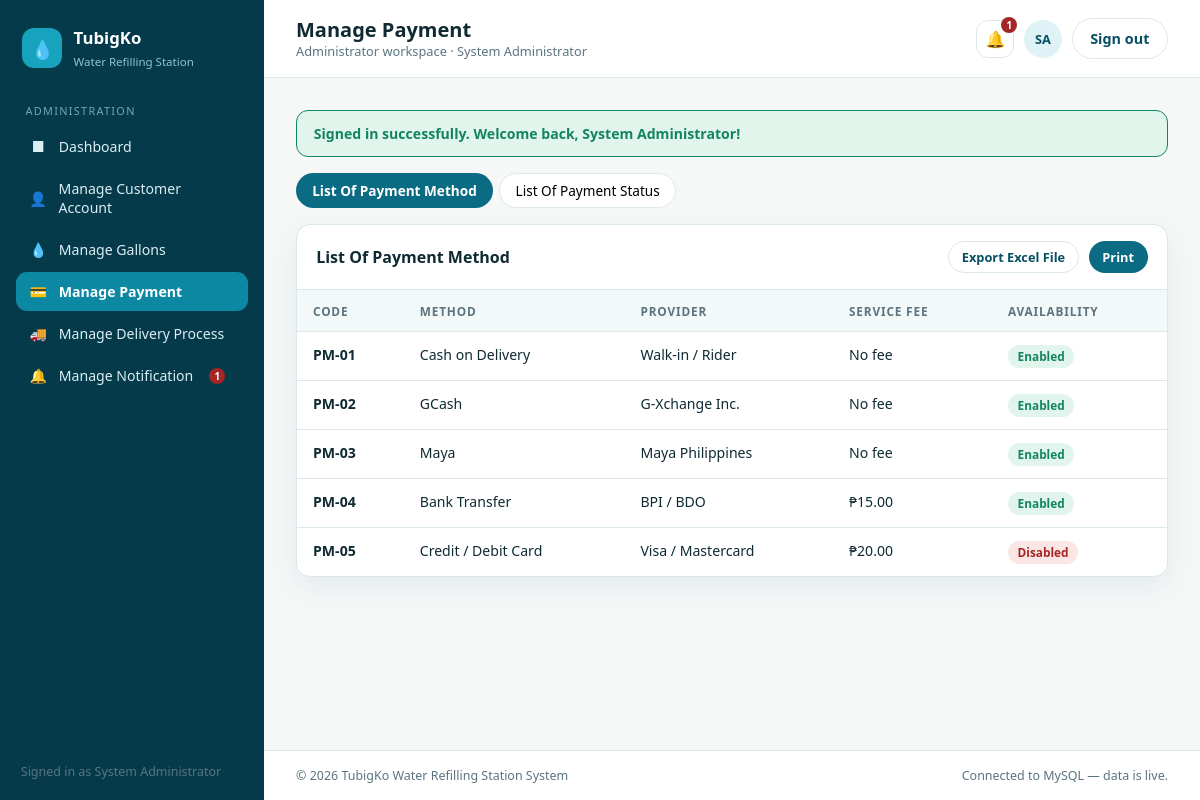
/admin/payments.php (signed in), run on the app's committed database.
### tables this page shows
CREATE TABLE IF NOT EXISTS users (
  id            INT AUTO_INCREMENT PRIMARY KEY,
  full_name     VARCHAR(100)    NOT NULL,
  username      VARCHAR(50)     NOT NULL UNIQUE,
  email         VARCHAR(100)    NOT NULL UNIQUE,
  password      VARCHAR(255)    NOT NULL,
  phone         VARCHAR(30)     DEFAULT NULL,
  address       TEXT            DEFAULT NULL,
  barangay      VARCHAR(100)    DEFAULT NULL,
  landmark      VARCHAR(150)    DEFAULT NULL,
  role          ENUM('admin','customer') NOT NULL DEFAULT 'customer',
  status        ENUM('active','inactive') NOT NULL DEFAULT 'active',
  created_at    TIMESTAMP       NOT NULL DEFAULT CURRENT_TIMESTAMP
);

CREATE TABLE IF NOT EXISTS payment_methods (
  id          INT AUTO_INCREMENT PRIMARY KEY,
  code        VARCHAR(20)   NOT NULL UNIQUE,
  method      VARCHAR(60)   NOT NULL,
  provider    VARCHAR(100)  DEFAULT NULL,
  fee         DECIMAL(10,2) NOT NULL DEFAULT 0,
  status      ENUM('enabled','disabled') NOT NULL DEFAULT 'enabled'
);

### includes/auth.php (called while the page is built, shortened)
<?php
require_once __DIR__ . '/db.php';
function current_user(): ?array
{
    static $cached = null;
    static $loaded = false;
    if ($loaded) {
        return $cached;
    }
    $loaded = true;
    $cached = db_one('SELECT id, full_name, username, email, phone, address, barangay, landmark, role, status FROM users WHERE id = ?', [$_SESSION['user_id']]);
    return $cached;
}
function require_login(?string $role = null): void
{
    $user = current_user();
}
function flash_all(): array
{
    $flash = $_SESSION['flash'] ?? [];
    return $flash;
}

### includes/db.php (called while the page is built, shortened)
<?php
function db(): PDO
{
    static $pdo = null;
    if ($pdo instanceof PDO) {
        return $pdo;
    }
    $dsn = 'mysql:host=' . DB_HOST . ';port=' . DB_PORT . ';dbname=' . DB_NAME . ';charset=utf8mb4';
    try {
        $pdo = new PDO($dsn, DB_USER, DB_PASS, [
            PDO::ATTR_ERRMODE            => PDO::ERRMODE_EXCEPTION,
            PDO::ATTR_DEFAULT_FETCH_MODE => PDO::FETCH_ASSOC,
            PDO::ATTR_EMULATE_PREPARES   => false,
        ]);
    } catch (PDOException $e) {
        error_log('TubigKo DB connection failed: ' . $e->getMessage());
        http_response_code(500);
        die('The system is temporarily unavailable. Please try again in a moment.');
    }
    return $pdo;
}
function db_query(string $sql, array $params = []): array
{
    try {
        $stmt = db()->prepare($sql);
        $stmt->execute($params);
        return $stmt->fetchAll();
    } catch (PDOException $e) {
        error_log('TubigKo query failed: ' . $e->getMessage() . ' | SQL: ' . $sql);
        return [];
    }
}
function db_one(string $sql, array $params = []): ?array
{
    $rows = db_query($sql, $params);
    return $rows[0] ?? null;
}
function e(?string $value): string
{
    return htmlspecialchars((string)$value, ENT_QUOTES, 'UTF-8');
}

### includes/data.php (called while the page is built, shortened)
<?php
require_once __DIR__ . '/db.php';
function peso($n) { return "&#8369;" . number_format((float)$n, 2); }
function badge_class($status)
{
    $s = strtolower($status);
    if (in_array($s, ["paid", "delivered", "active", "enabled", "received by customer"])) return "badge badge--ok";
    if (in_array($s, ["pending", "ongoing", "confirmed", "preparing", "out for delivery"])) return "badge badge--warn";
    if (in_array($s, ["failed", "inactive", "disabled", "cancelled", "refunded"])) return "badge badge--bad";
    return "badge";
}
function load_payment_methods(bool $enabledOnly = false): array
{
    $sql = 'SELECT * FROM payment_methods';
    $sql .= ' ORDER BY id ASC';
    $rows = db_query($sql);
    return array_map(function ($m) {
        return [
            'db_id'    => (int)$m['id'],
            'id'       => $m['code'],
            'method'   => $m['method'],
            'provider' => $m['provider'],
            'fee'      => (float)$m['fee'],
            'status'   => ucfirst($m['status']),
        ];
    }, $rows);
}

### admin/payments.php (the view, shortened to what this page needs)
<?php
$BASE = '..'; $ROLE = 'admin'; $PAGE_TITLE = 'Manage Payment';
require_once __DIR__ . '/../includes/auth.php';
require_login('admin');
require_once __DIR__ . '/../includes/data.php';
include __DIR__ . '/../includes/header.php';
$PAYMENT_METHODS = load_payment_methods();
?>
<div class="tabs no-print" data-tabs="pay">
  <button class="tab is-active" data-tab="methods">List Of Payment Method</button>
  <button class="tab" data-tab="status">List Of Payment Status</button>
</div>
<section class="card tabpanel" data-tabpanel="pay" data-panel="methods" style="margin-top:1rem">
  <div class="card__head">
    <h3>List Of Payment Method</h3>
    <div class="spacer toolbar no-print">
      <button class="btn btn--ghost btn--sm" onclick="exportTable('methodTable','tubigko-payment-methods')">Export Excel File</button>
      <button class="btn btn--sm" onclick="printPage()">Print</button>
    </div>
  </div>
  <div class="table-wrap">
    <table id="methodTable">
      <thead><tr><th>Code</th><th>Method</th><th>Provider</th><th>Service fee</th><th>Availability</th></tr></thead>
      <tbody>
      <?php foreach ($PAYMENT_METHODS as $m): ?>
        <tr>
          <td><strong><?= e($m['id']) ?></strong></td>
          <td><?= e($m['method']) ?></td>
          <td><?= e($m['provider']) ?></td>
          <td><?= $m['fee'] ? peso($m['fee']) : 'No fee' ?></td>
          <td><span class="<?= badge_class($m['status']) ?>"><?= e($m['status']) ?></span></td>
        </tr>
      <?php endforeach; ?>
      </tbody>
    </table>
  </div>
</section>
<?php include __DIR__ . '/../includes/footer.php'; ?>

### includes/header.php (shortened to what this page needs)
<?php
require_once __DIR__ . '/auth.php';
require_once __DIR__ . '/data.php';
$BASE = $BASE ?? '.';
$PAGE_TITLE = $PAGE_TITLE ?? 'Dashboard';
$ROLE = $ROLE ?? 'admin';
$__me = current_user();
$__initials = 'U';
if ($__me && trim($__me['full_name']) !== '') {
    $__parts = preg_split('/\s+/', trim($__me['full_name']));
    $__initials = strtoupper(substr($__parts[0], 0, 1) . substr(end($__parts), 0, 1));
}
$__unread = $__me ? (int)(db_one(
    'SELECT COUNT(*) AS c FROM notifications WHERE (user_id = ? OR user_id IS NULL) AND is_read = 0',
    [$__me['id']]
)['c'] ?? 0) : 0;
?>
<!DOCTYPE html>
<html lang="en">
<head>
<link rel="stylesheet" href="<?= $BASE ?>/assets/css/style.css">
</head>
<body class="app">
<div class="layout">
<?php include __DIR__ . '/sidebar.php'; ?>
  <main class="main">
    <header class="topbar">
      <div>
        <h1 class="topbar__title"><?= htmlspecialchars($PAGE_TITLE) ?></h1>
        <p class="topbar__sub"><?= $ROLE === 'admin' ? 'Administrator workspace' : 'Customer workspace' ?><?= $__me ? ' &middot; ' . e($__me['full_name']) : '' ?></p>
      </div>
      <div class="topbar__right">
        <a class="icon-btn" href="<?= $BASE ?>/<?= $ROLE ?>/notifications.php" aria-label="Notifications" style="position:relative">
          &#128276;<?php if ($__unread > 0): ?><span class="notif-count"><?= $__unread > 9 ? '9+' : $__unread ?></span><?php endif; ?>
        </a>
        <div class="avatar" aria-hidden="true"><?= e($__initials) ?></div>
        <a class="btn btn--ghost" href="<?= $BASE ?>/logout.php">Sign out</a>
      </div>
    </header>
    <div class="content">
      <?php foreach (flash_all() as $type => $msg): ?>
        <div class="flash flash--<?= e($type) ?>"><?= e($msg) ?></div>
      <?php endforeach; ?>

### includes/sidebar.php
<?php
$current = basename($_SERVER['PHP_SELF']);
$adminNav = [
  ['dashboard.php','Dashboard','&#9632;'],
  ['customers.php','Manage Customer Account','&#128100;'],
  ['gallons.php','Manage Gallons','&#128167;'],
  ['payments.php','Manage Payment','&#128179;'],
  ['deliveries.php','Manage Delivery Process','&#128666;'],
  ['notifications.php','Manage Notification','&#128276;'],
];
$customerNav = [
  ['gallons.php','Gallon','&#128167;'],
  ['payment.php','Payment','&#128179;'],
  ['delivery.php','Delivery Process','&#128666;'],
  ['notifications.php','Notification','&#128276;'],
];
$nav = $ROLE === 'admin' ? $adminNav : $customerNav;
?>
<aside class="side" id="sidebar">
  <a class="brand" href="<?= $BASE ?>/index.php">
    <span class="brand__mark">&#128167;</span>
    <span>
      <strong>TubigKo</strong>
      <small>Water Refilling Station</small>
    </span>
  </a>
  <nav class="nav">
    <p class="nav__label"><?= $ROLE === 'admin' ? 'Administration' : 'My Account' ?></p>
    <?php foreach ($nav as $item): ?>
      <a class="nav__link<?= $current === $item[0] ? ' is-active' : '' ?>" href="<?= $BASE ?>/<?= $ROLE ?>/<?= $item[0] ?>">
        <span class="nav__icon"><?= $item[2] ?></span><?= $item[1] ?><?php if ($item[0] === 'notifications.php' && !empty($__unread)): ?><span class="notif-count" style="position:static;margin-left:.4rem"><?= $__unread > 9 ? '9+' : $__unread ?></span><?php endif; ?>
      </a>
    <?php endforeach; ?>
  </nav>
  <div class="side__foot">
    <span class="muted" style="font-size:.78rem;padding:0 .3rem">Signed in as <?= isset($__me) && $__me ? e($__me['full_name']) : '' ?></span>
  </div>
</aside>

### data on the page
users: id "1", full_name "System Administrator", full_name "SA"
payment_methods: code "PM-01", method "Cash on Delivery", provider "Walk-in / Rider", fee "No fee", status "Enabled"
payment_methods: code "PM-02", method "GCash", provider "G-Xchange Inc.", fee "No fee", status "Enabled"
payment_methods: code "PM-03", method "Maya", provider "Maya Philippines", fee "No fee", status "Enabled"
payment_methods: code "PM-04", method "Bank Transfer", provider "BPI / BDO", fee "₱15.00", status "Enabled"
payment_methods: code "PM-05", method "Credit / Debit Card", provider "Visa / Mastercard", fee "₱20.00", status "Disabled"

### other printed values
$item[2] "■"
$item[1] "Dashboard"
$item[2] "👤"
$item[1] "Manage Customer Account"
$item[2] "💧"
$item[1] "Manage Gallons"
$item[2] "💳"
$item[1] "Manage Payment"
$item[2] "🚚"
$item[1] "Manage Delivery Process"
$item[2] "🔔"
$item[1] "Manage Notification"
$PAGE_TITLE "Manage Payment"
$msg "Signed in successfully. Welcome back, System Administrator!"
